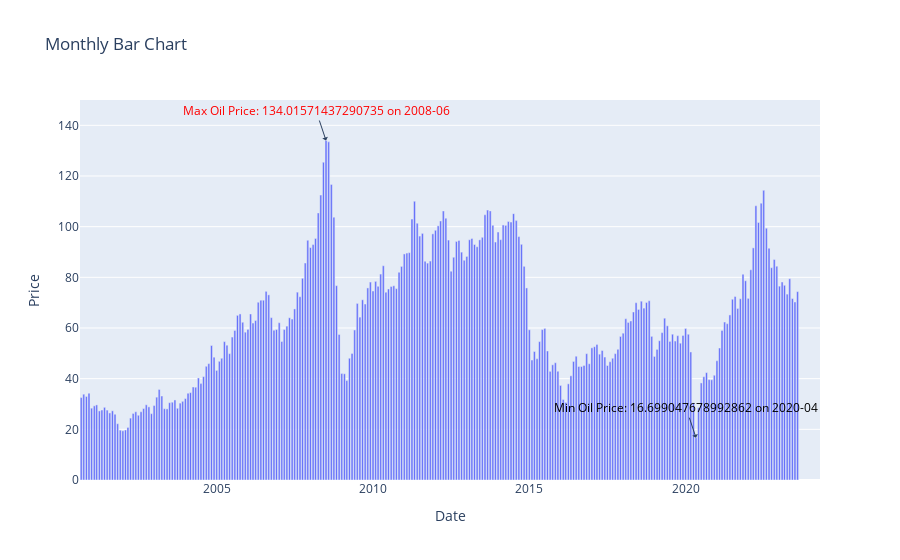

The notebook cell this image was saved under:
### Code cell
import plotly.express as px
import plotly.graph_objs as go
import pandas as pd

# Convert the Date column to a datetime object
df['Date'] = pd.to_datetime(df['Date'])

# Group the data by month and calculate the mean price for each month
monthly_data = df.groupby(pd.Grouper(key='Date', freq='M')).mean().reset_index()

# Create the interactive bar chart
fig = px.bar(monthly_data, x='Date', y='Price', title='Monthly Bar Chart')

# Add maximum price label
max_price = monthly_data['Price'].max()
max_date = monthly_data.loc[monthly_data['Price'] == max_price, 'Date'].iloc[0]
fig.add_annotation(x=max_date, y=max_price, text=f'Max Oil Price: {max_price} on {max_date.strftime("%Y-%m")}', showarrow=True, arrowhead=1, font=dict(color='red'))

# Add minimum price label
min_price = monthly_data['Price'].min()
min_date = monthly_data.loc[monthly_data['Price'] == min_price, 'Date'].iloc[0]
fig.add_annotation(x=min_date, y=min_price, text=f'Min Oil Price: {min_price} on {min_date.strftime("%Y-%m")}', showarrow=True, arrowhead=1, font=dict(color='black'))

# Show the plot
fig.show()

### Figure 1 — Plotly figure (JSON) as saved in the notebook; plotly's stock layout.template omitted (floating-point values rounded to 4 significant figures; data arrays with more than 128 entries replaced by an {"elided": "..."} marker saying what was removed)
{"data": [{"alignmentgroup": "True", "hovertemplate": "Date=%{x}<br>Price=%{y}<extra></extra>", "legendgroup": "", "marker": {"color": "#636efa", "pattern": {"shape": ""}}, "name": "", "offsetgroup": "", "orientation": "v", "showlegend": false, "textposition": "auto", "type": "bar", "x": {"elided": "276 str values"}, "xaxis": "x", "y": {"elided": "276 float values"}, "yaxis": "y"}], "layout": {"annotations": [{"arrowhead": 1, "font": {"color": "red"}, "showarrow": true, "text": "Max Oil Price: 134.01571437290735 on 2008-06", "x": "2008-06-30T00:00:00", "y": 134.0}, {"arrowhead": 1, "font": {"color": "black"}, "showarrow": true, "text": "Min Oil Price: 16.699047678992862 on 2020-04", "x": "2020-04-30T00:00:00", "y": 16.7}], "barmode": "relative", "legend": {"tracegroupgap": 0}, "title": {"text": "Monthly Bar Chart"}, "xaxis": {"anchor": "y", "domain": [0, 1], "title": {"text": "Date"}}, "yaxis": {"anchor": "x", "domain": [0, 1], "title": {"text": "Price"}}}}
